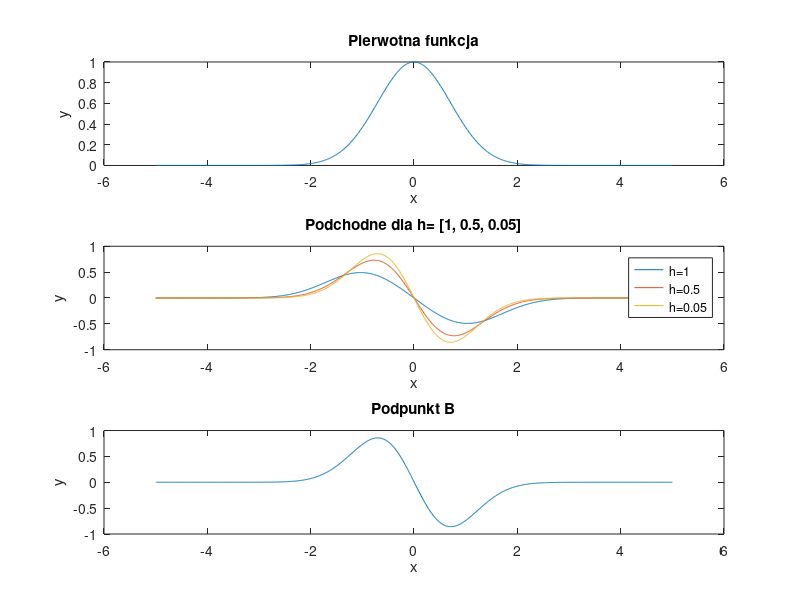
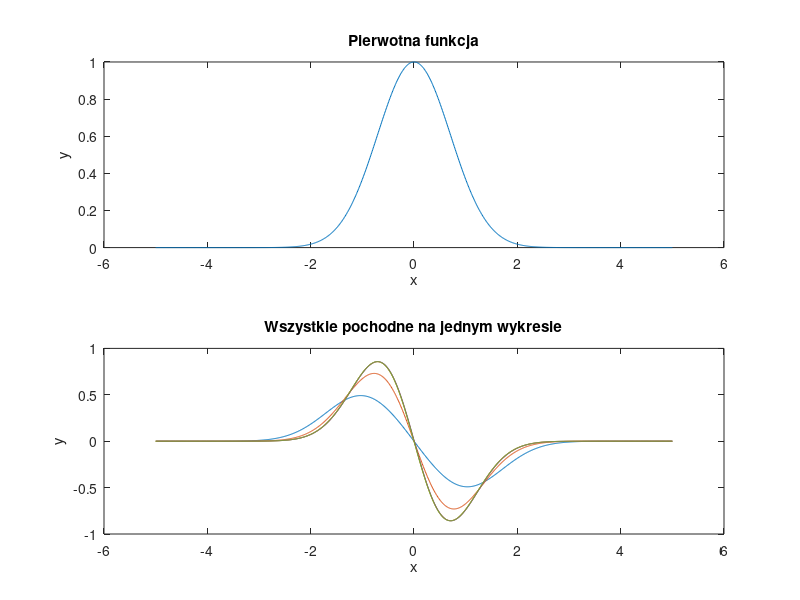

Reproduce these figures in MATLAB, in order.
%Oskar Chrostowski
%Pochodne

%Podpunkt A
x=-5:.01:5;
h=0;
y=exp(-(x.^2));
hold on
subplot(3,1,1);
plot(x,y)
xlabel('x')
ylabel('y')
title('Pierwotna funkcja');
hold off

for h = [1,0.5,0.05]
    f1=exp(-((x+h).^2));
    f2=exp(-((x-h).^2));
    fp=(f1-f2)/(2*h);
    hold on
    subplot(3,1,2);
    title('Podchodne dla h= [1, 0.5, 0.05]')
    plot(x,fp)
    xlabel('x')
    ylabel('y')
    legend('h=1', 'h=0.5','h=0.05')
    hold off
end

%Podpunkt B
df= diff(y)./diff(x)
hold on
subplot(3,1,3)
plot(x(2:end), df)
xlabel('x')
ylabel('y')
title('Podpunkt B')
hold off

%Podpunkt C
wykres2=figure;
hold on 
subplot(2,1,1);
plot(x,y)
xlabel('x')
ylabel('y')
title('Pierwotna funkcja');
hold off

%Pochodna z podpunktu A
for h = [1,0.5,0.05]
    f1=exp(-((x+h).^2));
    f2=exp(-((x-h).^2));
    fp=(f1-f2)/(2*h);
    hold on
    subplot(2,1,2);
    plot(x,fp)
    title('Wszystkie pochodne na jednym wykresie')
    hold off
end
%Podchodna obliczona diff
hold on
subplot(2,1,2)
plot(x(2:end), df)
xlabel('x')
ylabel('y')
an= (exp(-(x.^2)).*(-2.*x))
plot(x,an)
%Pochodna obliczona analitycznie
hold off
